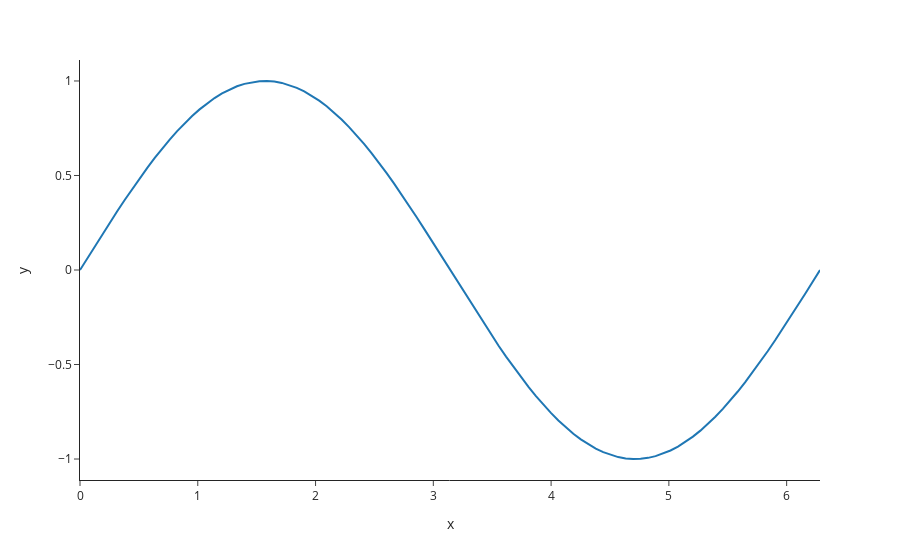

Notebook cell for this chart:
### Code cell
import numpy as np 
import plotly.express as px 

x = np.linspace(0, 2*np.pi, num=100)
y = np.sin(x)

fig = px.line(x=x, y=y, template="simple_white")

fig
